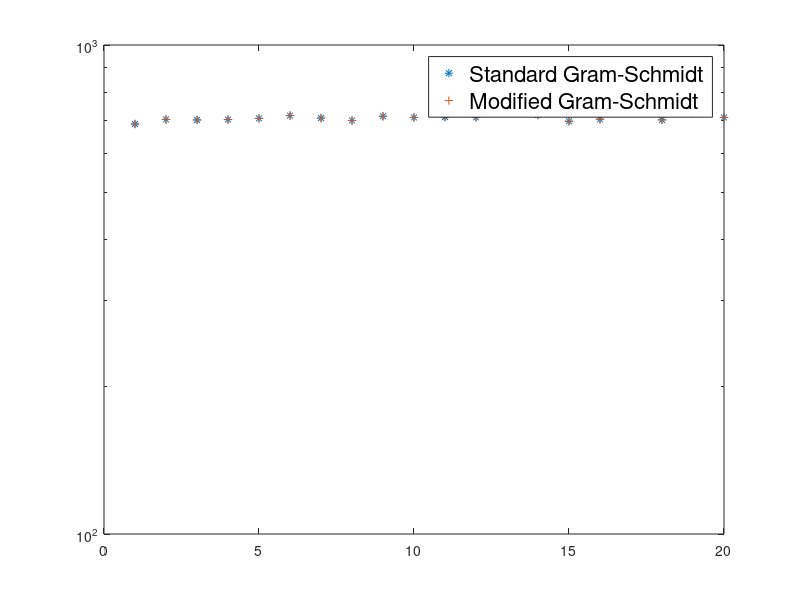

The MATLAB script that drew this image:
function gs_qr

m=500;
n=200;

for times=1:20
    % generate A
    d=10.^(-5*(1:m)/m');
    A=diag(d)*randn(m,n);
    
    % Run standard Gram Schmidt
    [q1,r1]=GramSchmidt(A);
    % Compute the error of orghogonality of q1.
    err1(times)=norm(q1'*q1-eye(n),'fro');
    
    % Run standard Gram Schmidt
    [q2,r2]=ModifiedGramSchmidt(A);
    % Compute the error of orthogonality of q2.
    err2(times)=norm(q2'*q2-eye(n),'fro');
end

% Plot error against run times.
semilogy(err1,'*');
hold;
semilogy(err2,'+');
legend({'Standard Gram-Schmidt','Modified Gram-Schmidt'},'FontSize',16)


function [Q,R]=GramSchmidt(A)
[m,n]=size(A);
Q=A;
R=zeros(n,n);
for k=1:n
    %%%%%%%%%%%%%%%%%%%%%%
    % Add lines for standard Gram-Schmidt
    
    
    
    %%%%%%%%%%%%%%%%%%%%%%
end
end

function [Q,R]=ModifiedGramSchmidt(A)
[m,n]=size(A);
Q=A;
R=zeros(n,n);
for k=1:n
    %%%%%%%%%%%%%%%%%%%%%%%
    % Add lines for modified Gram-Schmidt
    
    
    
    %%%%%%%%%%%%%%%%%%%%%%%
end
end

end